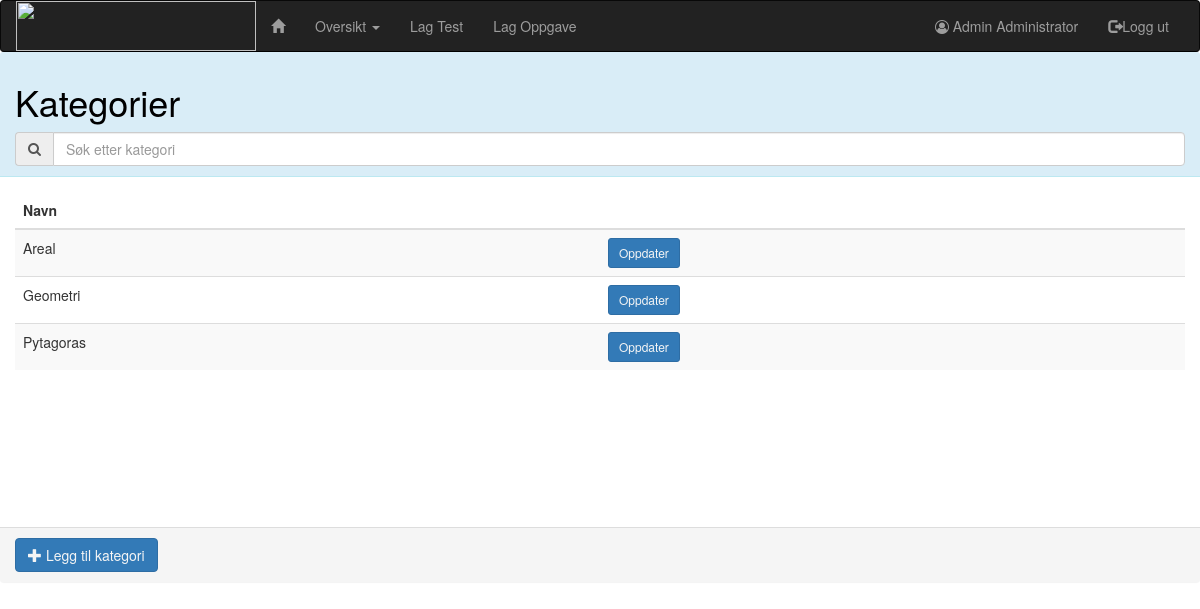
/matistikk/kategorier/ (signed in), run on the app's committed database.
### administration/models.py (models this page shows, shortened)
class Person(AbstractUser):
    grades = models.ManyToManyField(Grade, default="", blank=True, verbose_name="klasse")
    SEX = [
        ("M", "Gutt"),
        ("F", "Jente")
    ]
    ROLE = [
        (1, "Elev"),
        (2, 'Lærer'),
        (3, 'Skoleadministrator'),
        (4, 'Administrator')
    ]
    sex = models.CharField(max_length=1, choices=SEX, verbose_name="kjønn", null=True)
    date_of_birth = models.DateField(max_length=8, verbose_name='Fødselsdato', null=True)
    role = models.IntegerField(choices=ROLE, default=1, verbose_name='brukertype')
    tests = models.ManyToManyField('maths.Test', blank=True, verbose_name='tester')
    class Meta:
        ordering = ['username']

### maths/models.py (models this page shows)
class Category(models.Model):
    category_title = models.CharField(max_length=50, verbose_name="kategori")
    class Meta:
        ordering = ['category_title']
    def __str__(self):
        return self.category_title

### maths/views.py (the view)
# urls.py: url(r'kategorier/$', views.CategoryListView.as_view(), name='categoryList'),
class CategoryListView(AdministratorCheck, generic.ListView):
    model = Category
    template_name = 'maths/category_list.html'

### maths/templates/maths/category_list.html (shortened to what this page needs)
{% extends 'matistikk/base.html' %}
{% load bootstrap3 %}
{% block body %}
    <div class="panel panel-info">
        <div class="panel-heading">
            <h1>Kategorier</h1>
            <div class="input-group">
                    <span class="input-group-addon">
                            <i class="fa fa-search"></i>
                        </span>
                <input type="text" class="form-control" id="search" onkeyup="categorySearch();"
                       placeholder="Søk etter kategori">
            </div>
        </div>
        <div class="panel-body">
            <div class="tab-content">
                {% if object_list %}
                    <table class="table table-hover table-striped table-responsive" id="categoryTable">
                        <thead>
                        <tr>
                            <th>Navn</th>
                            <th></th>
                        </tr>
                        </thead>
                        <tbody>
                        {% for category in object_list %}
                            <tr>
                                <td>{{ category }}</td>
                                <td><a class="btn btn-primary btn-sm"
                                       href="{% url 'maths:categoryUpdate' category.id %}">Oppdater</a></td>
                            </tr>
                        {% endfor %}
                        </tbody>
                    </table>
                {% else %}
                    <h3>Ingen grupper lagt til</h3>
                {% endif %}
            </div>
        </div>
        <div class="panel-footer">
            <a class="btn btn-primary" href="{% url 'maths:categoryCreate' %}"><span
                    class="glyphicon glyphicon-plus"
                    aria-hidden="true"></span> Legg til kategori</a>
        </div>
    </div>
{% endblock %}

### templates/matistikk/base.html (shortened to what this page needs)
<!DOCTYPE html>
<html lang="en">
<head>
    {% load staticfiles %}
    <link rel="stylesheet" href="https://maxcdn.bootstrapcdn.com/bootstrap/3.3.7/css/bootstrap.min.css">
    <link rel="stylesheet" type="text/css" href="{% static 'administration/style.css' %}"/>
    <link rel="stylesheet" href="https://maxcdn.bootstrapcdn.com/font-awesome/4.7.0/css/font-awesome.min.css">
</head>
<body>
{% if request.user.role == 4 %}
    <nav class="navbar navbar-inverse">
        <div class="container-fluid">
            <div class="navbar-header">
                <a class="pull left" href="{% url 'index' %}"><img src="http://bildr.no/image/Tjl2U25M.jpeg" width="240"
                                                                   height="50"/></a>
            </div>
            <div class="navbar-collapse collapse" id="navbar">
                <ul class="nav navbar-nav">
                    <li><a href="{% url 'index' %}"><span class="glyphicon glyphicon-home "></span></a></li>
                    <li class="dropdown">
                        <a href="#" class="dropdown-toggle" data-toggle="dropdown" role="button" aria-haspopup="true"
                           aria-expanded="false" id="overviewDropdown">Oversikt <span class="caret"></span></a>
                    </li>
                    <li><a href="{% url 'maths:taskCollectionCreate' %}" id="createTestBtn">Lag Test</a></li>
                    <li><a href="{% url 'maths:createTask' %}" id="createTask">Lag Oppgave</a></li>
                </ul>
                <ul class="nav navbar-nav navbar-right">
                    <li><a href="{% url 'administration:myPage' request.user.username %}" id="myPageBtn"><i
                            class="fa fa-user-circle-o"
                            aria-hidden="true"></i> {{ request.user.first_name }} {{ request.user.last_name }}
                    </a></li>
                    <li><a href="{% url 'logout' %}" id="logout"><span class="glyphicon glyphicon-log-out"></span>Logg
                        ut</a></li>
                </ul>
            </div>
        </div>
    </nav>
{% endif %}
{% block body %}
{% endblock %}
</body>
</html>

### administration/static/administration/style.css (style rules this page uses)
.tab-content { overflow: auto; max-height: 60vh; min-height: 40vh; }
.navbar { margin-bottom: 0; }
p, h1, h2, h3, h4, h5, h6 { color: black; }
.btn { color: black; }
.btn-primary { color: whitesmoke; }
.navbar { border-bottom-color: black; }
html, body { height: 100%; margin: 0px; padding: 0px; }
.panel { border: none; }
.table { width: 100%; max-width: 100%; margin-bottom: 20px; table-layout: fixed; }
.panel { margin-bottom: 0px; }

### data on the page
Person: user.first_name "Admin", user.last_name "Administrator"
Category: category_title "Areal"
Category: category_title "Geometri"
Category: category_title "Pytagoras"
